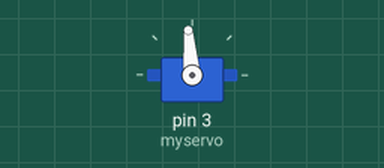
Simulated run of this sketch. Board: Arduino Uno, built with avr-gcc and run on an emulated ATmega328P. On the bench: servo.

Above: at 12.15 s.
Timing chart, 0 to 16.7 s (numbered marks = the images above):
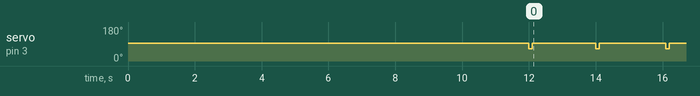

The sketch:

Under_chalenge_kanon2.ino
```cpp
/***********************************************
* name:Servo
* function:you can see the servo motor rotate 90 degrees (rotate once every 15 degrees).
* And then rotate in the opposite direction.
************************************************/
//Email: support@sunfounder.com
//Website: www.sunfounder.com

#include <Servo.h>
/************************************************/
Servo myservo;//create servo object to control a servo
/************************************************/
void setup()
{
  myservo.attach(3);//attachs the servo on pin 3 to servo object
  myservo.write(95);//back to 95 degrees
  delay(10000);//wait for 10 seconds

myservo.write(95);//goes to 95 degrees
  delay(2000);//wait for 2000 ms
  myservo.write(65);//goes to 65 degrees
  delay(100);//wait for a 0.1 second

}
/*************************************************/
void loop()
{

  myservo.write(95);//goes to 95 degrees
  delay(1900);//wait for a 1900 ms
  myservo.write(65);//goes to 65 degrees
  delay(100);//wait for a 0.1 second
   myservo.write(95);//goes to 45 degrees
  delay(2000);//wait for a second.33
  myservo.write(65);//goes to 60 degrees
  delay(100);//wait for a second.33
}
/**************************************************/
```

Measured:
- by itself, servo on pin 3 (myservo): alternates 95° for 1.9 s and 65° for 0.10 s
